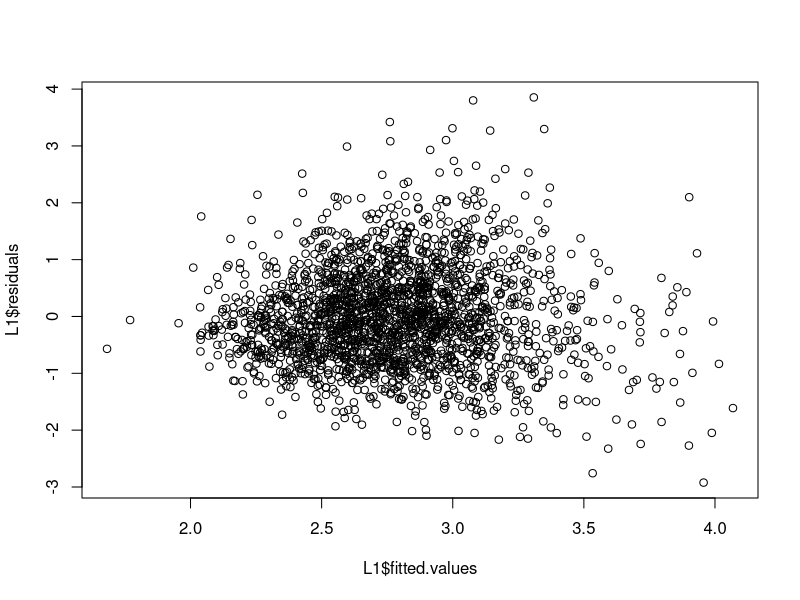

Recreate this plot in R. (Note: this script raises an error after producing the figure.)
### Using this file for regression.

## load the packages
library(lme4)
library(data.table)
library(foreign)
library(MASS)
library(car)

## set the working directory
setwd("/Users/lihuayu/Documents/UMich-New Start/506/Project")

## Read the cleaned data; after reading, we remove the seqn variable, 
## and set gender and race as factor variables
Data=fread('Final.csv')
DT=Data[,.(gender=as.factor(gender),age,race=as.factor(race),intake_fat,intake_chol,
         systolic,diastolic,ldl,triglycerides,weight,height,bmi)]

## First of all, we will fit the model with all variables, and then give 
## the residual plot of the model.
L1=lm(ldl~.,data=DT)
summary(L1)
plot(L1$fitted.values,L1$residuals)

## Here, it seems that some transformations should be used upon ldl. Here
## we do the Box-Cox test.
boxcox(L1,plotit=TRUE,lambda=seq(0,1,1/100))

## Here it seems that lambda=0.5 is the best choice, that is, to use sqrt(ldl).
## Here we make the transformation and then do the regression again.
L2=lm(sqrt(ldl)~.,data=DT)
summary(L2)

## There are too many variables in the regression model, so here we will do
## the model selection and choose the variables. Here we do both the forward
## and backward selections.
L3_a=step(L2,direction='forward')
L3_b=step(L2,direction='backward')
summary(L3_a)
summary(L3_b)

## By the way, in the models before, we didn't consider transformations 
## upon predictors; in the coming part, we will consider adding some
## nonlinear terms.
crPlots(L2)

## From the partial residual plots, we can find out that for triglycerides and age,
## some nonlinear transformation forms should be add. We add this term, and the
## regression result is as following:
L4=lm(sqrt(ldl)~gender+age+race+intake_fat+intake_chol+systolic+diastolic+
             weight+height+bmi+triglycerides+I(triglycerides^2)+I(age^2),data=DT)
summary(L4)

## Just the same, do the model selection.
L5_a=step(L4,direction='forward')
L5_b=step(L4,direction='backward')
summary(L5_a)
summary(L5_b)

## By the way, we will have the linear mixed model upon the dataset:
LM=lmer(ldl~age+intake_fat+intake_chol+systolic+diastolic+
          weight+height+bmi+triglycerides+(1|gender)+(1|race),data=DT)
summary(LM)












